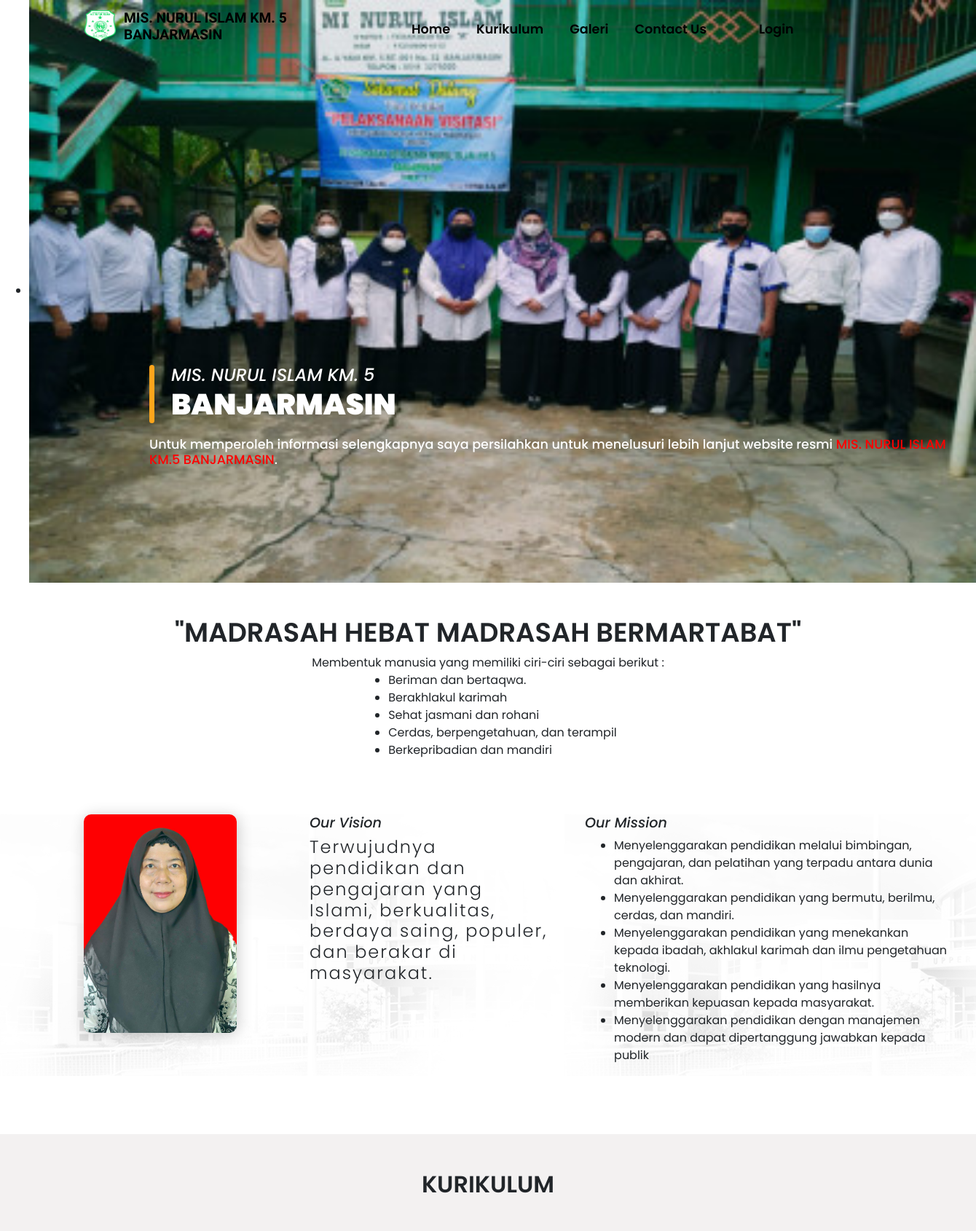
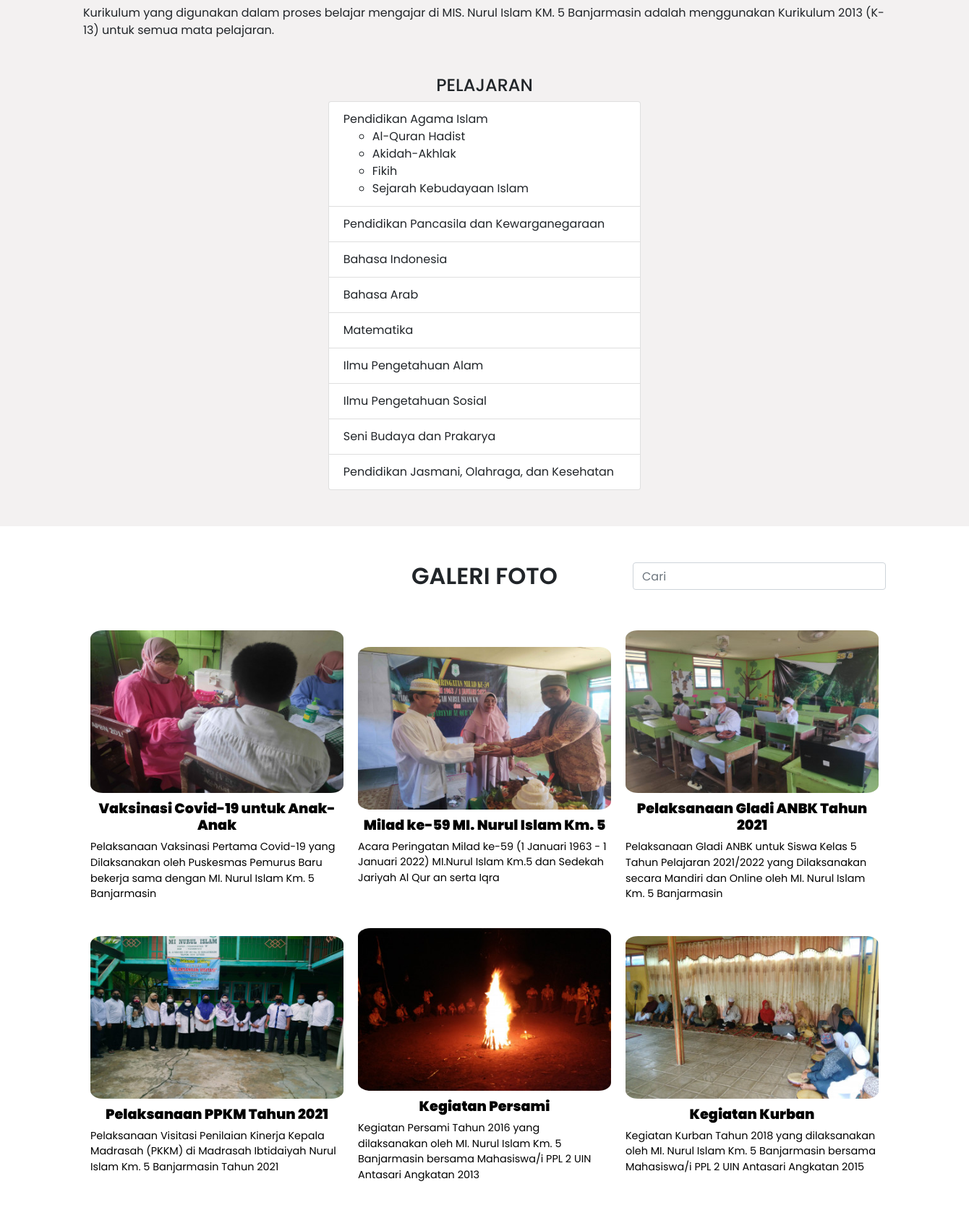
The page / (upper part) on the database its author committed (2 pictures, top to bottom).
### tables this page shows
CREATE TABLE `sekolah` (
  `id` int(11) NOT NULL,
  `kurikulum` text NOT NULL
);

CREATE TABLE `pelajaran` (
  `id` int(11) NOT NULL,
  `nama_pelajaran` varchar(255) NOT NULL,
  `sub_pelajaran` text NOT NULL
);

CREATE TABLE `galeri` (
  `id` int(11) NOT NULL,
  `title` varchar(50) NOT NULL,
  `img` varchar(25) NOT NULL,
  `body` text NOT NULL
);

### index.php (the view, shortened to what this page needs)
    <?php include("header.php") ?>
    <ul id="autoWidth" class="cs-hidden">
        <li class="item-a">
            <section class="slideshow">
                <img src="images/slide.jpeg" alt="Team Work">
                <div class="container">
                    <div class="mainText">
                        <div class="garis"></div>
                        <h3>MIS. NURUL ISLAM KM. 5</h3>
                        <h1>BANJARMASIN</h1>
                    </div>
                    <h3>Untuk memperoleh informasi selengkapnya saya persilahkan untuk menelusuri lebih lanjut website resmi <a href="https://mini5bjm.web.id/">MIS. NURUL ISLAM KM.5 BANJARMASIN</a>.</h3>
                </div>
            </section>
        </li>
    </ul>
    <div id="sambutan" class="sambutan">
        <h1>"Madrasah Hebat Madrasah Bermartabat"</h1>
        Membentuk manusia yang memiliki ciri-ciri sebagai berikut :
        <ul align="left">
            <li>Beriman dan bertaqwa.</li>
            <li>Berakhlakul karimah</li>
            <li>Sehat jasmani dan rohani</li>
            <li>Cerdas, berpengetahuan, dan terampil</li>
            <li>Berkepribadian dan mandiri</li>
        </ul>
    </div>
    <div class="kepsek">
        <div class="container">
            <img src="images/kepala.jpg" alt="Kepala MIS. NURUL ISLAM KM.5 BANJARMASIN">
            <div class="visiMisi">
                <div class="visi">
                    <h5>Our Vision</h5>
                    <h3>Terwujudnya pendidikan dan pengajaran yang Islami, berkualitas, berdaya saing, populer, dan berakar di masyarakat.</h3>
                </div>
                <div class="misi">
                    <h5>Our Mission</h5>
                    <ul>
                        <li>Menyelenggarakan pendidikan melalui bimbingan, pengajaran, dan pelatihan yang terpadu antara dunia dan akhirat.</li>
                        <li>Menyelenggarakan pendidikan yang bermutu, berilmu, cerdas, dan mandiri.</li>
                        <li>Menyelenggarakan pendidikan yang menekankan kepada ibadah, akhlakul karimah dan ilmu pengetahuan teknologi.</li>
                        <li>Menyelenggarakan pendidikan yang hasilnya memberikan kepuasan kepada masyarakat.</li>
                        <li>Menyelenggarakan pendidikan dengan manajemen modern dan dapat dipertanggung jawabkan kepada publik</li>
                    </ul>
                </div>
            </div>
        </div>
    </div>
    <div id="kurikulum" class="kurikulum">
        <div class="container">
            <h2>Kurikulum</h2>
            <div class="boxKurikulum">
                <?php
                    $result = mysqli_query($conn, "SELECT kurikulum FROM sekolah");
                    $row = mysqli_fetch_array($result,MYSQLI_ASSOC);
                    echo $row["kurikulum"];
                ?>
            </div>
            <div class="boxKurikulum">
                <div class="container">
                    <div class="row">
                        <div class="col text-center">
                            <h4>PELAJARAN</h4>
                        </div>
                    </div>
                    <div class="row">
                        <div class="col-5 m-auto">
                            <ul class="list-group">
                            <?php
                                $result = mysqli_query($conn, "SELECT * FROM pelajaran");
                                while($row = mysqli_fetch_array($result)):
                            ?>
                                <li class="list-group-item">
                                    <?=$row["nama_pelajaran"]?>
                                    <?php
                                        if(!empty(json_decode($row["sub_pelajaran"], true)[0])){
                                            $sub_pelajaran = json_decode($row["sub_pelajaran"]) ?? null;
                                            echo "<ul>";
                                            foreach($sub_pelajaran as $key=>$val){
                                                echo "<li>";
                                                echo $val;
                                                echo "</li>";
                                            }
                                            echo "</ul>";
                                        }
                                    ?>
                                </li>
                            <?php endwhile ?>
                            </ul>
                        </div>
                    </div>
                </div>
            </div>
        </div>
    </div>
    <div id="galeri" class="containerArtikelHome container">
        <div class="row">
            <div class="col"></div>
            <div class="col">
                <h2>Galeri Foto</h2>
            </div>
            <div class="col">
                <div class="form-group">
                    <input type="text" id="galeri-search" class="form-control" placeholder="Cari">
                </div>
            </div>
        </div>
        <div class="artikelHome" id="galeriData">
            <?php
                $result = mysqli_query($conn, "SELECT * FROM galeri");
            ?>
            <?php while($row = mysqli_fetch_array($result,MYSQLI_ASSOC)): ?>
                <a class="perArtikelHome">
                    <img src="images/<?=$row["img"]?>" alt="Galeri Foto <?=$row["id"]+1?>">
                    <h3><?=$row["title"]?></h3>
                    <p>
                        <?=$row["body"]?>
                    </p>
                </a>
            <?php endwhile ?>
        </div>
    </div>
    <div id="artikel" class="containerArtikelHome container">
    </div>
</body>
</html>

### header.php (shortened to what this page needs)
<!DOCTYPE html>
<html lang="en">
<head>
    <link rel="stylesheet" href="css/style.css">
    <link rel="stylesheet" href="https://cdnjs.cloudflare.com/ajax/libs/font-awesome/5.15.3/css/all.min.css" />
    <link rel="stylesheet" href="https://cdn.jsdelivr.net/npm/bootstrap@4.6.0/dist/css/bootstrap.min.css">
    <link rel="stylesheet" href="https://cdnjs.cloudflare.com/ajax/libs/lightslider/1.1.6/css/lightslider.css" />
</head>
<body>
<nav class="navbar navbar-expand-lg navbar-light  navbarHome fixed-top">
        <div class="container">
            <a class="navbar-brand" href="#">
                <img src="images/logo.png" alt="LOGO MIS. NURUL ISLAM KM. 5">
                <h1>MIS. NURUL ISLAM KM. 5<br>Banjarmasin</h1>
            </a>
            <div class="collapse navbar-collapse" id="navbarSupportedContent">
                <ul class="navbar-nav mr-auto ml-auto">
                    <li class="nav-item active">
                        <a class="nav-link" href="index.php">Home</a>
                    </li>
                    <li class="nav-item">
                        <a class="nav-link" href="#kurikulum">Kurikulum</a>
                    </li>
                    <li class="nav-item">
                        <a class="nav-link" href="#galeri">Galeri</a>
                    </li>
                    <li class="nav-item">
                        <a class="nav-link" href="#contact">Contact Us</a>
                    </li>
                    <li class="nav-item">
                        <a class="nav-link"></a>
                    </li>
                    <li class="nav-item">
                        <?php if(!isset($_SESSION["username"])): ?>
                            <a class="nav-link" href="login.php">Login</a>
                        <?php else: ?>
                            <a class="nav-link" href="admin/index.php"><?=$_SESSION["username"]?></a>
                            <a class="nav-link" href="logout.php">Log out</a>
                        <?php endif ?>
                    </li>
                </ul>
            </div>
        </div>
    </nav>

### css/style.css (style rules this page uses)
*, *::before, *::after { font-family: 'Poppins', sans-serif; -webkit-box-sizing: border-box; box-sizing: border-box; }
html { scroll-behavior: smooth; }
body { position: relative; }
a:link { color: red; }
.navbar { -webkit-box-align: center; -ms-flex-align: center; align-items: center; background-color: transparent; opacity: 1; transition: opacity 0.5s linear; }
.navbar .navbar-brand { display: -webkit-box; display: -ms-flexbox; display: flex; -webkit-box-align: center; -ms-flex-align: center; align-items: center; }
.navbar .navbar-brand img { width: 45px; height: 45px; -webkit-transform: translateY(-5px); transform: translateY(-5px); }
.navbar .navbar-brand h1 { font-size: 1.2rem; margin-left: 10px; font-family: 'Viga', sans-serif; text-transform: uppercase; font-weight: 800; color: #000; }
.navbar .navbar-collapse .navbar-nav .nav-item .nav-link { font-size: 1.1rem; margin-left: 20px; font-weight: 600; color: #000; }
.nav-item { position: relative; }
.slideshow { width: 100%; height: 100vh; position: relative; }
.slideshow img { width: 100%; height: 100%; background-position: center; background-size: cover; }
.slideshow .container { position: absolute; bottom: 150px; left: 150px; }
.slideshow .container .mainText { position: relative; }
.slideshow .container .mainText .garis { position: absolute; width: 7px; height: 80px; border-radius: 10px; background-color: #FFA51C; }
.slideshow .container .mainText h3 { font-size: 1.5rem; font-style: italic; margin-left: 30px; color: #fff; }
.slideshow .container .mainText h1 { margin: 20px 0 40px 30px; font-weight: 1000; line-height: 10px; text-transform: uppercase; color: #fff; }
.slideshow .container h3 { color: #fff; font-size: 1.1rem; }
.sambutan { display: -webkit-box; display: -ms-flexbox; display: flex; -webkit-box-align: center; -ms-flex-align: center; align-items: center; -webkit-box-pack: center; -ms-flex-pack: center; justify-content: center; -webkit-box-orient: vertical; -webkit-box-direction: normal; -ms-flex-direction: column; flex-direction: column; text-align: center; padding: 30px 0; }
.sambutan h1 { font-size: 2.3rem; text-transform: uppercase; font-weight: 600; }
.kepsek { background-image: url("../images/bg-visimisi.png"); margin: 30px 0; }
.kepsek .container { display: -webkit-box; display: -ms-flexbox; display: flex; }
.kepsek .container img { width: 300px; height: 300px; border-radius: 10px; -webkit-box-shadow: 2px 2px 20px 0 rgba(0, 0, 0, 0.2); box-shadow: 2px 2px 20px 0 rgba(0, 0, 0, 0.2); }
.kepsek .container .visiMisi { display: -webkit-box; display: -ms-flexbox; display: flex; -webkit-box-pack: justify; -ms-flex-pack: justify; justify-content: space-between; }
.kepsek .container .visiMisi .visi { margin: 0 50px 0 100px; width: 40em; }
.kepsek .container .visiMisi .visi h5 { font-size: 1.2rem; font-style: italic; }
.kepsek .container .visiMisi .visi h3 { font-size: 1.5rem; font-weight: 300; letter-spacing: 2px; }
.kepsek .container .visiMisi .misi h5 { font-size: 1.2rem; font-style: italic; }
.kurikulum { background-color: #f3f1f1; padding: 50px 0; margin-top: 80px; }
.kurikulum h2 { text-align: center; font-size: 2rem; font-weight: 600; text-transform: uppercase; }
.kurikulum .boxKurikulum { display: -webkit-box; display: -ms-flexbox; display: flex; -webkit-box-pack: center; -ms-flex-pack: center; justify-content: center; -ms-flex-wrap: wrap; flex-wrap: wrap; margin-top: 50px; }
.containerArtikelHome { padding-top: 50px; }
.containerArtikelHome h2 { text-align: center; font-size: 2rem; font-weight: 600; text-transform: uppercase; }
.containerArtikelHome .artikelHome { display: -webkit-box; display: -ms-flexbox; display: flex; -webkit-box-pack: center; -ms-flex-pack: center; justify-content: center; -webkit-box-align: center; -ms-flex-align: center; align-items: center; -ms-flex-wrap: wrap; flex-wrap: wrap; margin-top: 30px; }
.containerArtikelHome .artikelHome .perArtikelHome { width: 350px; margin: 10px; text-decoration: none; cursor: pointer; }
.containerArtikelHome .artikelHome .perArtikelHome img { width: 100%; height: 225px; border-radius: 5%; margin-bottom: 10px; }
.containerArtikelHome .artikelHome .perArtikelHome h3 { font-size: 1.2rem; text-align: center; font-weight: 900; color: #000; }
.containerArtikelHome .artikelHome .perArtikelHome p { font-size: .9rem; color: #000; }

### rows shown on the page
sekolah: kurikulum "Kurikulum yang digunakan dalam proses belajar mengajar di MIS. Nurul Islam KM. 5 Banjarmasin adalah menggunakan Kurikulum 2013 (K-13) untuk semua mata pelajaran."
pelajaran: nama_pelajaran "Pendidikan Agama Islam", sub_pelajaran "Al-Quran Hadist", sub_pelajaran "Akidah-Akhlak", sub_pelajaran "Fikih", sub_pelajaran "Sejarah Kebudayaan Islam"
pelajaran: nama_pelajaran "Pendidikan Pancasila dan Kewarganegaraan"
pelajaran: nama_pelajaran "Bahasa Indonesia"
pelajaran: nama_pelajaran "Bahasa Arab"
pelajaran: nama_pelajaran "Matematika"
pelajaran: nama_pelajaran "Ilmu Pengetahuan Alam"
pelajaran: nama_pelajaran "Ilmu Pengetahuan Sosial"
pelajaran: nama_pelajaran "Seni Budaya dan Prakarya"
pelajaran: nama_pelajaran "Pendidikan Jasmani, Olahraga, dan Kesehatan"
galeri: img (picture), title "Vaksinasi Covid-19 untuk Anak-Anak", body "Pelaksanaan Vaksinasi Pertama Covid-19 yang Dilaksanakan oleh Puskesmas Pemurus Baru bekerja sama dengan MI. Nurul Islam Km. 5 Banjarmasin"
galeri: img (picture), title "Milad ke-59 MI. Nurul Islam Km. 5", body "Acara Peringatan Milad ke-59 (1 Januari 1963 - 1 Januari 2022) MI.Nurul Islam Km.5 dan Sedekah Jariyah Al Qur an serta Iqra"
galeri: img (picture), title "Pelaksanaan Gladi ANBK Tahun 2021", body "Pelaksanaan Gladi ANBK untuk Siswa Kelas 5 Tahun Pelajaran 2021/2022 yang Dilaksanakan secara Mandiri dan Online oleh MI. Nurul Islam Km. 5 Banjarmasin"
galeri: img (picture), title "Pelaksanaan PPKM Tahun 2021", body "Pelaksanaan Visitasi Penilaian Kinerja Kepala Madrasah (PKKM) di Madrasah Ibtidaiyah Nurul Islam Km. 5 Banjarmasin Tahun 2021"
galeri: img (picture), title "Kegiatan Persami", body "Kegiatan Persami Tahun 2016 yang dilaksanakan oleh MI. Nurul Islam Km. 5 Banjarmasin bersama Mahasiswa/i PPL 2 UIN Antasari Angkatan 2013"
galeri: img (picture), title "Kegiatan Kurban", body "Kegiatan Kurban Tahun 2018 yang dilaksanakan oleh MI. Nurul Islam Km. 5 Banjarmasin bersama Mahasiswa/i PPL 2 UIN Antasari Angkatan 2015"
